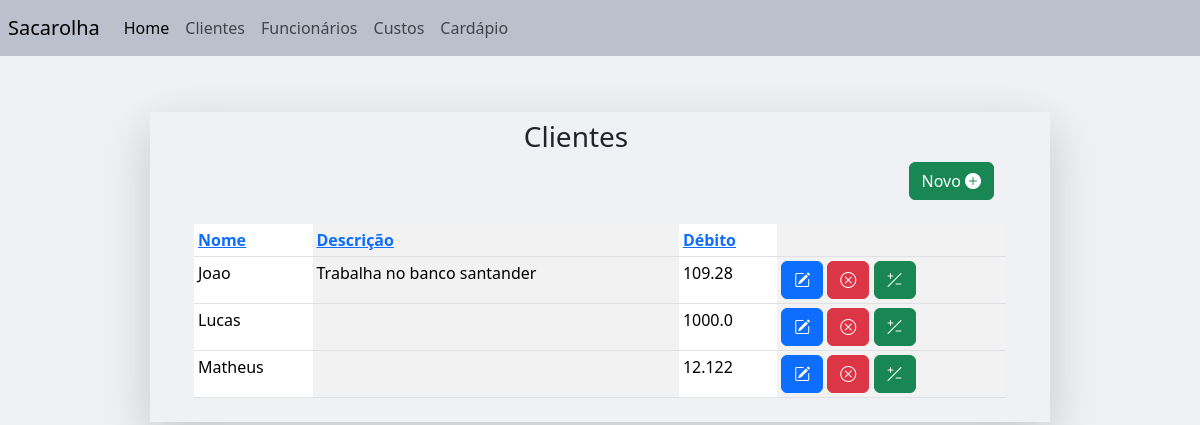
The app's page /cliente (signed in), older data.
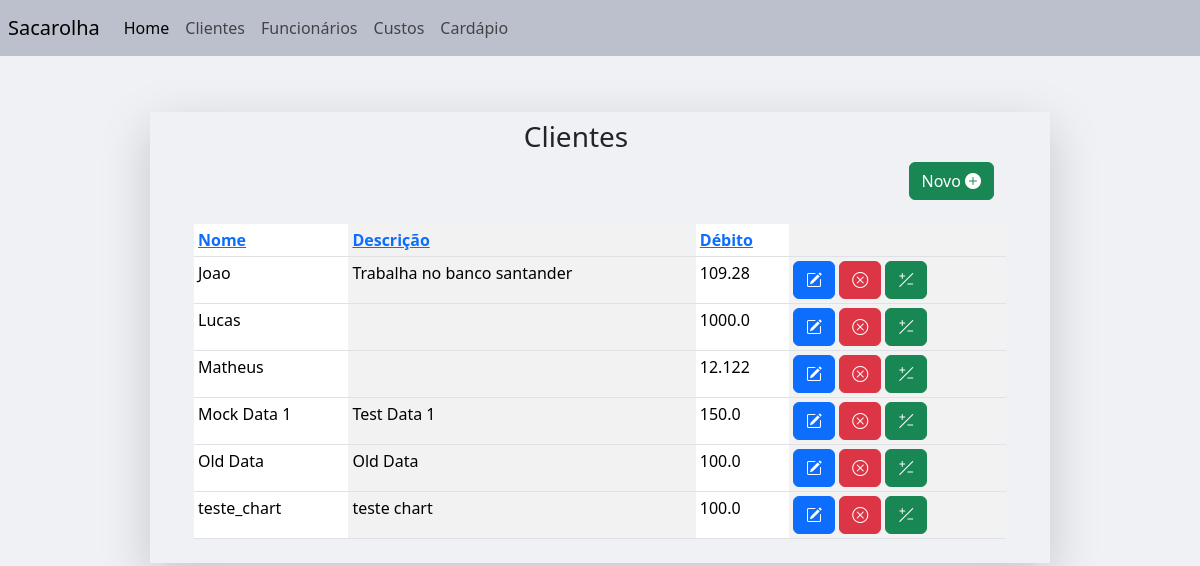
The same page, newer data.
### main/models.py (models this page shows, shortened)
class RegistroFinanceiro(models.Model):
	category_list = [
		("cliente", "cliente"),
		("custo", "custo"),
		("funcionario", "funcionario"),
	]
	user = models.ForeignKey(User, on_delete=models.CASCADE, null=True)
	name = models.CharField(max_length = 200)
	description = models.CharField(max_length = 200, blank=True)
	value = models.FloatField(validators= [validate_positive])
	category = models.CharField(max_length = 200, choices = category_list)
	state = models.BooleanField(default=True)
	created_at = models.DateTimeField(default=timezone.now)

### main/views.py (the view)
# urls.py: path('cliente', views.ClienteListView.as_view(), name='cliente'),
class ClienteListView(LoginRequiredMixin, ListView):
    login_url = "login"
    template_name = "main/cliente/cliente_list.html"
    model = RegistroFinanceiro
    def get_queryset(self):
        queryset = super().get_queryset().filter(category='cliente')
        order = self.request.GET.get('order', 'asc')
        sort_by = self.request.GET.get('sort', 'name')
        if order == "desc":
            sort_by = f'-{sort_by}'
        queryset= queryset.order_by(sort_by)
        return queryset

### main/templates/main/cliente/cliente_list.html (shortened to what this page needs)
{%extends "base.html"%}
{%block navbar%}
{%include 'navbar.html'%}
{%endblock navbar%}
{%block content%}
<div align="right" class='pe-5' >
	<h3 align="center">Clientes</h3>
<a class='btn btn-success' href={%url 'cliente_create'%} method='GET'class='h3'>Novo					<i class="bi bi-plus-circle-fill"></i></a>
<br>
<br>
{%include "main/cliente/cliente_table.html"%}
</div>
{%endblock content%}

### main/templates/main/cliente/cliente_table.html
<div class='row ps-5 justify-content-center'>
<table class="table table-striped-columns table-sm">
<thead>
	<tr>
		<th>             <a href="?sort=name&order={% if request.GET.order == 'asc' %}desc{% else %}asc{% endif %}">
			Nome
		</a></th>
		<th>                <a href="?sort=description&order={% if request.GET.order == 'asc' %}desc{% else %}asc{% endif %}">
			Descrição
		</a></th>
		<th>                <a href="?sort=value&order={% if request.GET.order == 'asc' %}desc{% else %}asc{% endif %}">
			Débito
		</a></th>
		<th></th>
	</tr>
</thead>
<tbody>
	{%for object in object_list%}
		{%if object.category == "cliente" and object.state == True%}
		<tr>
			<td scope="row">{{object.name}}</td>
			<td scope="row">{{object.description}}</td>
			<td scope="row">{{object.value}}</td>
			<td><a href="{%url 'cliente_update' object.id%}" class='btn btn-primary'>
				<i class="bi bi-pencil-square"></i>
			</a>
			<a href="{%url 'cliente_softdelete' object.id%}"class='btn btn-danger'>
				<i class="bi bi-x-circle"></i>
			</a>
			<a title = "Alterar debito" href="{%url 'cliente_value_update' object.id%}"class='btn btn-success'>
				<i class="bi bi-plus-slash-minus"></i>
			</a>
			</td>
		</tr>
		{%endif%}
	{%endfor%}
</tbody>
</table>
</div>

Row changes from the older to the newer data that the page shows:
added RegistroFinanceiro: name "Mock Data 1", description "Test Data 1", value "150.0"
added RegistroFinanceiro: name "Old Data", description "Old Data", value "100.0"
added RegistroFinanceiro: name "teste_chart", description "teste chart", value "100.0"
